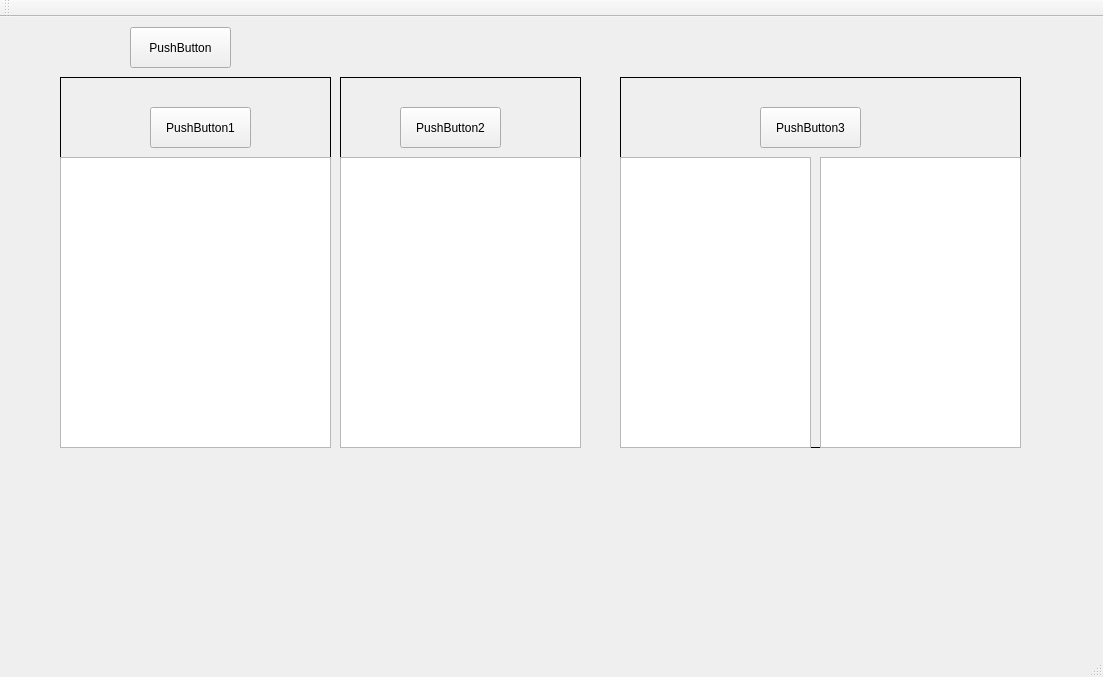
<?xml version="1.0" encoding="UTF-8"?>
<ui version="4.0">
 <class>MainWindow</class>
 <widget class="QMainWindow" name="MainWindow">
  <property name="geometry">
   <rect>
    <x>0</x>
    <y>0</y>
    <width>1103</width>
    <height>677</height>
   </rect>
  </property>
  <property name="windowTitle">
   <string>MainWindow</string>
  </property>
  <widget class="QWidget" name="centralWidget">
   <widget class="QWidget" name="widget" native="true">
    <property name="geometry">
     <rect>
      <x>60</x>
      <y>60</y>
      <width>271</width>
      <height>371</height>
     </rect>
    </property>
    <property name="styleSheet">
     <string notr="true">#widget{  border: 1px solid #000000;}</string>
    </property>
    <widget class="QPushButton" name="pushButton">
     <property name="enabled">
      <bool>true</bool>
     </property>
     <property name="geometry">
      <rect>
       <x>90</x>
       <y>30</y>
       <width>101</width>
       <height>41</height>
      </rect>
     </property>
     <property name="styleSheet">
      <string notr="true"> </string>
     </property>
     <property name="text">
      <string>PushButton1</string>
     </property>
    </widget>
    <widget class="QTextEdit" name="textEdit">
     <property name="geometry">
      <rect>
       <x>0</x>
       <y>80</y>
       <width>271</width>
       <height>291</height>
      </rect>
     </property>
    </widget>
   </widget>
   <widget class="QWidget" name="widget_2" native="true">
    <property name="geometry">
     <rect>
      <x>340</x>
      <y>60</y>
      <width>241</width>
      <height>371</height>
     </rect>
    </property>
    <property name="styleSheet">
     <string notr="true">#widget_2{  border: 1px solid #000000;}</string>
    </property>
    <widget class="QPushButton" name="pushButton_2">
     <property name="geometry">
      <rect>
       <x>60</x>
       <y>30</y>
       <width>101</width>
       <height>41</height>
      </rect>
     </property>
     <property name="styleSheet">
      <string notr="true"> </string>
     </property>
     <property name="text">
      <string>PushButton2</string>
     </property>
    </widget>
    <widget class="QTextEdit" name="textEdit_2">
     <property name="geometry">
      <rect>
       <x>0</x>
       <y>80</y>
       <width>241</width>
       <height>291</height>
      </rect>
     </property>
    </widget>
   </widget>
   <widget class="QWidget" name="widget_3" native="true">
    <property name="geometry">
     <rect>
      <x>620</x>
      <y>60</y>
      <width>401</width>
      <height>371</height>
     </rect>
    </property>
    <property name="styleSheet">
     <string notr="true">#widget_3{  border: 1px solid #000000;}</string>
    </property>
    <widget class="QPushButton" name="pushButton_3">
     <property name="geometry">
      <rect>
       <x>140</x>
       <y>30</y>
       <width>101</width>
       <height>41</height>
      </rect>
     </property>
     <property name="styleSheet">
      <string notr="true"> </string>
     </property>
     <property name="text">
      <string>PushButton3</string>
     </property>
    </widget>
    <widget class="QTextEdit" name="textEdit_3">
     <property name="geometry">
      <rect>
       <x>0</x>
       <y>80</y>
       <width>191</width>
       <height>291</height>
      </rect>
     </property>
    </widget>
    <widget class="QTextEdit" name="textEdit_4">
     <property name="geometry">
      <rect>
       <x>200</x>
       <y>80</y>
       <width>201</width>
       <height>291</height>
      </rect>
     </property>
    </widget>
   </widget>
   <widget class="QPushButton" name="pushButton_4">
    <property name="geometry">
     <rect>
      <x>130</x>
      <y>10</y>
      <width>101</width>
      <height>41</height>
     </rect>
    </property>
    <property name="styleSheet">
     <string notr="true"> </string>
    </property>
    <property name="text">
     <string>PushButton</string>
    </property>
   </widget>
   <widget class="QLabel" name="label">
    <property name="geometry">
     <rect>
      <x>410</x>
      <y>480</y>
      <width>91</width>
      <height>71</height>
     </rect>
    </property>
    <property name="styleSheet">
     <string notr="true">border-image: url(:/img/true.png);</string>
    </property>
    <property name="text">
     <string/>
    </property>
   </widget>
  </widget>
  <widget class="QMenuBar" name="menuBar">
   <property name="geometry">
    <rect>
     <x>0</x>
     <y>0</y>
     <width>1103</width>
     <height>23</height>
    </rect>
   </property>
  </widget>
  <widget class="QToolBar" name="mainToolBar">
   <attribute name="toolBarArea">
    <enum>TopToolBarArea</enum>
   </attribute>
   <attribute name="toolBarBreak">
    <bool>false</bool>
   </attribute>
  </widget>
  <widget class="QStatusBar" name="statusBar"/>
 </widget>
 <layoutdefault spacing="6" margin="11"/>
 <resources/>
 <connections/>
</ui>
